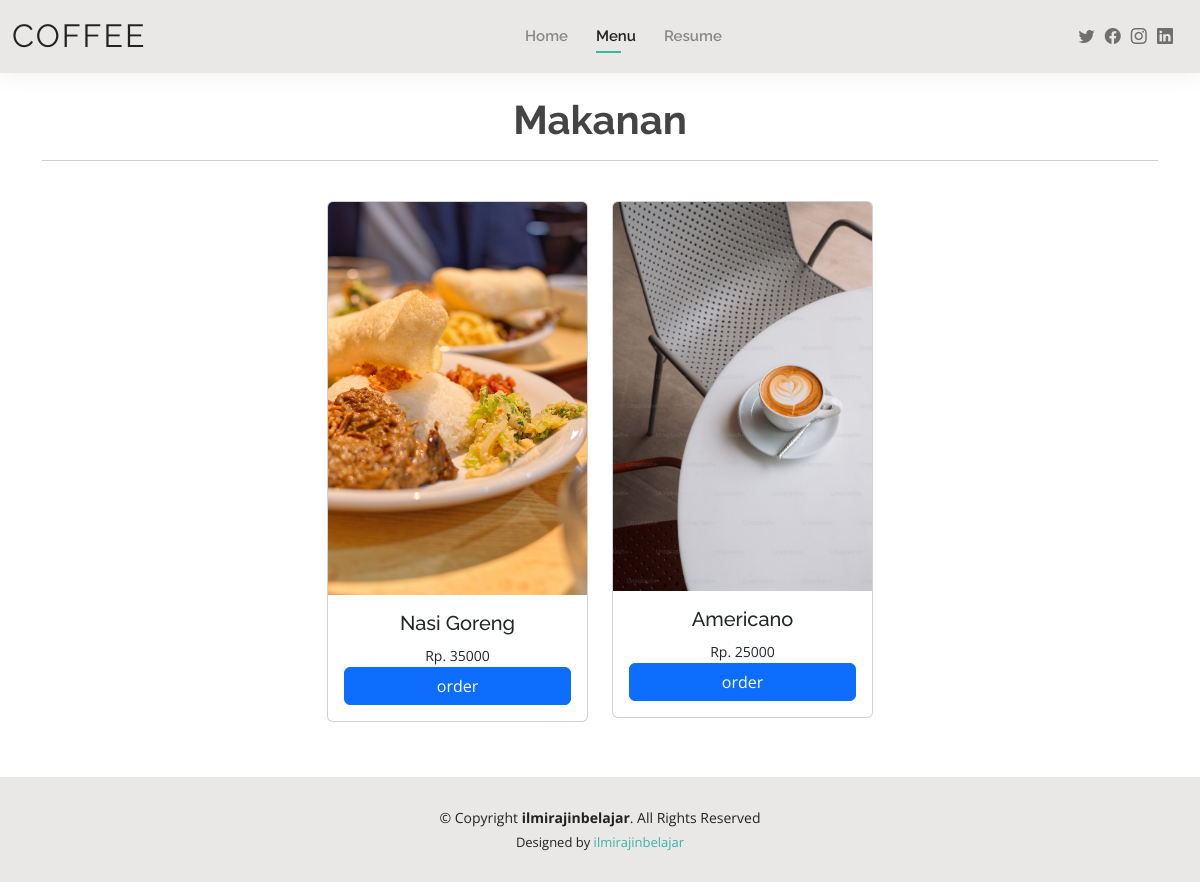
Screenshot of /menu.php?id_category=9 with the database file from the repository.
### tables this page shows
CREATE TABLE `categories` (
  `id` int(11) NOT NULL,
  `nama_category` varchar(100) NOT NULL,
  `photo` varchar(100) NOT NULL
);

CREATE TABLE `menu` (
  `id_menu` int(11) NOT NULL,
  `nama_menu` varchar(100) NOT NULL,
  `id_category` int(11) NOT NULL,
  `harga` int(11) NOT NULL,
  `deskripsi` text NOT NULL,
  `menu_photo` varchar(100) NOT NULL
);

### menu.php (the view, shortened to what this page needs)
<!DOCTYPE html>
<html lang="en">
<head>
    <link href="assets/vendor/aos/aos.css" rel="stylesheet">
    <link href="assets/vendor/bootstrap/css/bootstrap.min.css" rel="stylesheet">
    <link href="assets/vendor/bootstrap-icons/bootstrap-icons.css" rel="stylesheet">
    <link href="assets/vendor/boxicons/css/boxicons.min.css" rel="stylesheet">
    <link href="assets/vendor/glightbox/css/glightbox.min.css" rel="stylesheet">
    <link href="assets/vendor/swiper/swiper-bundle.min.css" rel="stylesheet">
    <link href="assets/css/style.css" rel="stylesheet">
</head>
<body>
    <header id="header" class="fixed-top">
        <div class="container-fluid d-flex justify-content-between align-items-center">
            <h1 class="logo me-auto me-lg-0"><a href="index.php">Coffee</a></h1>
            <nav id="navbar" class="navbar order-last order-lg-0">
                <ul>
                    <li><a href="index.php">Home</a></li>
                    <li><a class="active" href="categories.php">Menu</a></li>
                    <li><a href="resume.php">Resume</a></li>
                </ul>
            </nav>
            <div class="header-social-links">
                <a href="#" class="twitter"><i class="bi bi-twitter"></i></a>
                <a href="https://www.facebook.com/panda.motovlog.1?mibextid=ZbWKwL" class="facebook"><i class="bi bi-facebook"></i></a>
                <a href="https://l.instagram.com/?u=https%3A%2F%2Finstagram.com%2Filmirajinbelajar%3Figshid%3DNjIwNzIyMDk2Mg%253D%253D&e=AT05KtZI_x8J_qgj8rcIg6ivOFiO_m4gS_SwmUtNKuI5WI3qSg4UJBacPsUbRLVES5aQmBkj4YAPYseWlChWozIEItSkpL32f_0fzKTa5diRf0seMYcu5Q" class="instagram"><i class="bi bi-instagram"></i></a>
                <a href="#" class="linkedin"><i class="bi bi-linkedin"></i></i></a>
            </div>
        </div>
    </header>
    <main id="main">
        <?php
        include('koneksi.php');
        $id_category = $_GET['id_category'];
        $query = mysqli_query($koneksi, "SELECT menu.*, categories.*
                                         FROM menu
                                         INNER JOIN categories ON menu.id_category=categories.id
                                         WHERE menu.id_category='$id_category' ");
        $data = mysqli_fetch_array($query);
        ?>
        <div class="container text-center" style="margin-top: 6rem; margin-bottom: 10rem;">
            <h1 class="fw-bold"><?= $data['nama_category']; ?></h1>
            <hr>
            <div class="row justify-content-center">
                <?php
                foreach ($query as $key => $value) :
                ?>
                    <div class="col-6 col-lg-3 col-md-2 mt-4" data-aos="zoom-in" data-aos-delay="200">
                        <div class="card">
                            <img src="assets/img/<?= $value['menu_photo']; ?>" class="card-img-top" alt="coffee.jpg">
                            <div class="card-body">
                                <h5 class="card-title"><?= $value['nama_menu']; ?></h5>
                                <small>Rp. <?= $value['harga']; ?></small>
                                <a href="order/menu.php" class="btn btn-primary w-100">order</a>
                            </div>
                        </div>
                    </div>
                <?php endforeach; ?>
            </div>
        </div>
        <footer id="footer" class="fixed-bottom">
            <div class="container">
                <div class="copyright">
                    &copy; Copyright <strong><span>ilmirajinbelajar</span></strong>. All Rights Reserved
                </div>
                <div class="credits">
                    Designed by <a href="https://l.instagram.com/?u=https%3A%2F%2Finstagram.com%2Filmirajinbelajar%3Figshid%3DNjIwNzIyMDk2Mg%253D%253D&e=AT05KtZI_x8J_qgj8rcIg6ivOFiO_m4gS_SwmUtNKuI5WI3qSg4UJBacPsUbRLVES5aQmBkj4YAPYseWlChWozIEItSkpL32f_0fzKTa5diRf0seMYcu5Q">ilmirajinbelajar</a>
                </div>
            </div>
        </footer>
</body>
</html>

### assets/css/style.css (style rules this page uses)
body { font-family: "Open Sans", sans-serif; color: #444444; }
a { color: #34b7a7; text-decoration: none; }
h1, h2, h3, h4, h5, h6 { font-family: "Raleway", sans-serif; }
#main { margin-top: 50px; }
#header { background: #e9e8e6; box-shadow: 0px 0px 25px 0 rgba(0, 0, 0, 0.08); z-index: 997; padding: 15px 0; }
#header .logo { font-size: 32px; margin: 0; padding: 0; line-height: 1; font-weight: 400; letter-spacing: 2px; text-transform: uppercase; }
#header .logo a { color: #222222; }
.header-social-links { padding-right: 15px; }
.header-social-links a { color: #6f6f6f; padding-left: 6px; display: inline-block; line-height: 0px; transition: 0.3s; font-size: 16px; }
.navbar { padding: 0; }
.navbar ul { margin: 0; padding: 0; display: flex; list-style: none; align-items: center; }
.navbar li { position: relative; padding: 10px 0 10px 28px; }
.navbar a, .navbar a:focus { display: flex; align-items: center; justify-content: space-between; font-family: "Raleway", sans-serif; font-size: 15px; font-weight: 600; color: #888888; white-space: nowrap; transition: 0.3s; position: relative; }
.navbar>ul>li>a:before { content: ""; position: absolute; width: 0; height: 2px; bottom: -5px; left: 0; background-color: #34b7a7; visibility: hidden; width: 0px; transition: all 0.3s ease-in-out 0s; }
.navbar a:hover:before, .navbar li:hover>a:before, .navbar .active:before { visibility: visible; width: 25px; }
.navbar a:hover, .navbar .active, .navbar .active:focus, .navbar li:hover>a { color: #222222; }
#footer { background: #e9e8e6; padding: 30px 0; color: #222222; font-size: 14px; text-align: center; }
#footer .credits { padding-top: 5px; font-size: 13px; }
#footer .credits a { color: #34b7a7; }

### rows the page displays
categories: nama_category "Makanan"
menu: menu_photo (picture), nama_menu "Nasi Goreng", harga "35000"
menu: menu_photo (picture), nama_menu "Americano", harga "25000"
